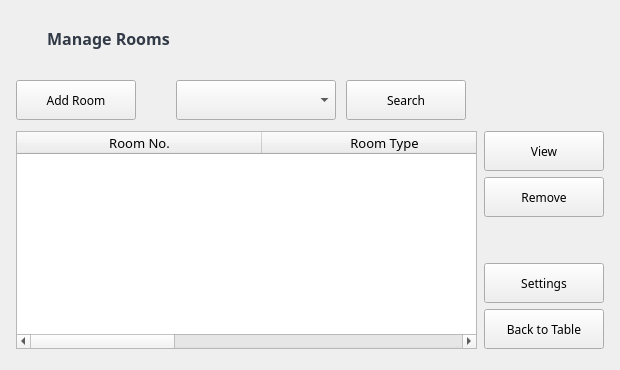
                <widget class="QWidget" name="page">
                 <layout class="QGridLayout" name="gridLayout_3">
                  <item row="1" column="0">
                   <widget class="QWidget" name="widget_10" native="true">
                    <layout class="QHBoxLayout" name="horizontalLayout_6">
                     <property name="spacing">
                      <number>0</number>
                     </property>
                     <property name="leftMargin">
                      <number>5</number>
                     </property>
                     <property name="topMargin">
                      <number>0</number>
                     </property>
                     <property name="rightMargin">
                      <number>5</number>
                     </property>
                     <property name="bottomMargin">
                      <number>5</number>
                     </property>
                     <item>
                      <widget class="QPushButton" name="btnAddRoom">
                       <property name="sizePolicy">
                        <sizepolicy hsizetype="Expanding" vsizetype="Fixed">
                         <horstretch>0</horstretch>
                         <verstretch>0</verstretch>
                        </sizepolicy>
                       </property>
                       <property name="minimumSize">
                        <size>
                         <width>120</width>
                         <height>40</height>
                        </size>
                       </property>
                       <property name="maximumSize">
                        <size>
                         <width>100</width>
                         <height>40</height>
                        </size>
                       </property>
                       <property name="font">
                        <font>
                         <family>Century Gothic</family>
                         <pointsize>9</pointsize>
                         <weight>50</weight>
                         <bold>false</bold>
                        </font>
                       </property>
                       <property name="text">
                        <string>Add Room</string>
                       </property>
                       <property name="icon">
                        <iconset>
                         <normaloff>file-plus.svg</normaloff>file-plus.svg</iconset>
                       </property>
                      </widget>
                     </item>
                     <item>
                      <spacer name="horizontalSpacer_2">
                       <property name="orientation">
                        <enum>Qt::Horizontal</enum>
                       </property>
                       <property name="sizeHint" stdset="0">
                        <size>
                         <width>40</width>
                         <height>20</height>
                        </size>
                       </property>
                      </spacer>
                     </item>
                     <item>
                      <widget class="QComboBox" name="cboSearchRoom">
                       <property name="minimumSize">
                        <size>
                         <width>160</width>
                         <height>40</height>
                        </size>
                       </property>
                       <property name="font">
                        <font>
                         <family>Century Gothic</family>
                         <pointsize>10</pointsize>
                         <weight>50</weight>
                         <bold>false</bold>
                        </font>
                       </property>
                      </widget>
                     </item>
                     <item>
                      <spacer name="horizontalSpacer_14">
                       <property name="orientation">
                        <enum>Qt::Horizontal</enum>
                       </property>
                       <property name="sizeType">
                        <enum>QSizePolicy::Fixed</enum>
                       </property>
                       <property name="sizeHint" stdset="0">
                        <size>
                         <width>10</width>
                         <height>20</height>
                        </size>
                       </property>
                      </spacer>
                     </item>
                     <item>
                      <widget class="QPushButton" name="btnSearchRoom">
                       <property name="sizePolicy">
                        <sizepolicy hsizetype="Expanding" vsizetype="Fixed">
                         <horstretch>0</horstretch>
                         <verstretch>0</verstretch>
                        </sizepolicy>
                       </property>
                       <property name="minimumSize">
                        <size>
                         <width>120</width>
                         <height>40</height>
                        </size>
                       </property>
                       <property name="maximumSize">
                        <size>
                         <width>100</width>
                         <height>40</height>
                        </size>
                       </property>
                       <property name="font">
                        <font>
                         <family>Century Gothic</family>
                         <pointsize>9</pointsize>
                        </font>
                       </property>
                       <property name="text">
                        <string>Search</string>
                       </property>
                       <property name="icon">
                        <iconset>
                         <normaloff>search.svg</normaloff>search.svg</iconset>
                       </property>
                      </widget>
                     </item>
                     <item>
                      <spacer name="horizontalSpacer">
                       <property name="orientation">
                        <enum>Qt::Horizontal</enum>
                       </property>
                       <property name="sizeType">
                        <enum>QSizePolicy::Fixed</enum>
                       </property>
                       <property name="sizeHint" stdset="0">
                        <size>
                         <width>138</width>
                         <height>20</height>
                        </size>
                       </property>
                      </spacer>
                     </item>
                    </layout>
                   </widget>
                  </item>
                  <item row="3" column="0">
                   <widget class="QWidget" name="widget_11" native="true">
                    <layout class="QGridLayout" name="gridLayout_9">
                     <property name="leftMargin">
                      <number>5</number>
                     </property>
                     <property name="topMargin">
                      <number>0</number>
                     </property>
                     <property name="rightMargin">
                      <number>5</number>
                     </property>
                     <property name="bottomMargin">
                      <number>0</number>
                     </property>
                     <property name="spacing">
                      <number>5</number>
                     </property>
                     <item row="0" column="0">
                      <widget class="QWidget" name="wdRoomsTable_3" native="true">
                       <layout class="QGridLayout" name="gridLayout_16">
                        <property name="leftMargin">
                         <number>0</number>
                        </property>
                        <property name="topMargin">
                         <number>0</number>
                        </property>
                        <property name="rightMargin">
                         <number>0</number>
                        </property>
                        <property name="bottomMargin">
                         <number>0</number>
                        </property>
                        <property name="spacing">
                         <number>0</number>
                        </property>
                        <item row="1" column="0">
                         <widget class="QTableWidget" name="tblInfo">
                          <property name="font">
                           <font>
                            <family>Century Gothic</family>
                            <pointsize>10</pointsize>
                           </font>
                          </property>
                          <property name="frameShape">
                           <enum>QFrame::StyledPanel</enum>
                          </property>
                          <property name="frameShadow">
                           <enum>QFrame::Sunken</enum>
                          </property>
                          <property name="lineWidth">
                           <number>30</number>
                          </property>
                          <property name="midLineWidth">
                           <number>0</number>
                          </property>
                          <property name="textElideMode">
                           <enum>Qt::ElideMiddle</enum>
                          </property>
                          <attribute name="horizontalHeaderCascadingSectionResizes">
                           <bool>false</bool>
                          </attribute>
                          <attribute name="horizontalHeaderDefaultSectionSize">
                           <number>245</number>
                          </attribute>
                          <attribute name="horizontalHeaderMinimumSectionSize">
                           <number>245</number>
                          </attribute>
                          <attribute name="horizontalHeaderStretchLastSection">
                           <bool>true</bool>
                          </attribute>
                          <column>
                           <property name="text">
                            <string>Room No.</string>
                           </property>
                          </column>
                          <column>
                           <property name="text">
                            <string>Room Type</string>
                           </property>
                          </column>
                          <column>
                           <property name="text">
                            <string>Room Rate</string>
                           </property>
                          </column>
                         </widget>
                        </item>
                        <item row="3" column="0">
                         <widget class="QWidget" name="widget_16" native="true">
                          <layout class="QHBoxLayout" name="horizontalLayout_16">
                           <property name="leftMargin">
                            <number>0</number>
                           </property>
                           <property name="topMargin">
                            <number>10</number>
                           </property>
                           <property name="rightMargin">
                            <number>0</number>
                           </property>
                           <property name="bottomMargin">
                            <number>0</number>
                           </property>
                          </layout>
                         </widget>
                        </item>
                        <item row="1" column="1">
                         <widget class="QWidget" name="widget_15" native="true">
                          <layout class="QVBoxLayout" name="verticalLayout_14">
                           <property name="leftMargin">
                            <number>7</number>
                           </property>
                           <property name="topMargin">
                            <number>0</number>
                           </property>
                           <property name="rightMargin">
                            <number>0</number>
                           </property>
                           <property name="bottomMargin">
                            <number>0</number>
                           </property>
                           <item>
                            <widget class="QPushButton" name="btnRoomsView">
                             <property name="minimumSize">
                              <size>
                               <width>120</width>
                               <height>40</height>
                              </size>
                             </property>
                             <property name="font">
                              <font>
                               <family>Century Gothic</family>
                               <pointsize>9</pointsize>
                               <weight>50</weight>
                               <bold>false</bold>
                              </font>
                             </property>
                             <property name="text">
                              <string>View</string>
                             </property>
                             <property name="icon">
                              <iconset>
                               <normaloff>file.svg</normaloff>file.svg</iconset>
                             </property>
                            </widget>
                           </item>
                           <item>
                            <widget class="QPushButton" name="btnRMdelete">
                             <property name="minimumSize">
                              <size>
                               <width>120</width>
                               <height>40</height>
                              </size>
                             </property>
                             <property name="maximumSize">
                              <size>
                               <width>16777215</width>
                               <height>16777215</height>
                              </size>
                             </property>
                             <property name="font">
                              <font>
                               <family>Century Gothic</family>
                               <pointsize>9</pointsize>
                               <weight>50</weight>
                               <bold>false</bold>
                              </font>
                             </property>
                             <property name="text">
                              <string>Remove</string>
                             </property>
                             <property name="icon">
                              <iconset>
                               <normaloff>delete_icon.png</normaloff>delete_icon.png</iconset>
                             </property>
                            </widget>
                           </item>
                           <item>
                            <spacer name="verticalSpacer_3">
                             <property name="orientation">
                              <enum>Qt::Vertical</enum>
                             </property>
                             <property name="sizeHint" stdset="0">
                              <size>
                               <width>20</width>
                               <height>40</height>
                              </size>
                             </property>
                            </spacer>
                           </item>
                           <item>
                            <widget class="QPushButton" name="btnRoomSettings">
                             <property name="minimumSize">
                              <size>
                               <width>120</width>
                               <height>40</height>
                              </size>
                             </property>
                             <property name="font">
                              <font>
                               <family>Century Gothic</family>
                               <pointsize>9</pointsize>
                               <weight>50</weight>
                               <bold>false</bold>
                              </font>
                             </property>
                             <property name="text">
                              <string>Settings</string>
                             </property>
                             <property name="icon">
                              <iconset>
                               <normaloff>settings.svg</normaloff>settings.svg</iconset>
                             </property>
                            </widget>
                           </item>
                           <item>
                            <widget class="QPushButton" name="btnBacktoTableRoom">
                             <property name="minimumSize">
                              <size>
                               <width>120</width>
                               <height>40</height>
                              </size>
                             </property>
                             <property name="font">
                              <font>
                               <family>Century Gothic</family>
                               <pointsize>9</pointsize>
                               <weight>50</weight>
                               <bold>false</bold>
                              </font>
                             </property>
                             <property name="text">
                              <string>Back to Table</string>
                             </property>
                             <property name="icon">
                              <iconset>
                               <normaloff>arrow-left.svg</normaloff>arrow-left.svg</iconset>
                             </property>
                            </widget>
                           </item>
                          </layout>
                         </widget>
                        </item>
                       </layout>
                      </widget>
                     </item>
                    </layout>
                   </widget>
                  </item>
                  <item row="0" column="0">
                   <widget class="QWidget" name="widget_5" native="true">
                    <property name="minimumSize">
                     <size>
                      <width>0</width>
                      <height>63</height>
                     </size>
                    </property>
                    <property name="maximumSize">
                     <size>
                      <width>16777215</width>
                      <height>63</height>
                     </size>
                    </property>
                    <layout class="QGridLayout" name="gridLayout_40">
                     <property name="leftMargin">
                      <number>3</number>
                     </property>
                     <property name="topMargin">
                      <number>0</number>
                     </property>
                     <property name="rightMargin">
                      <number>0</number>
                     </property>
                     <item row="0" column="0">
                      <widget class="QWidget" name="widget_61" native="true">
                       <layout class="QGridLayout" name="gridLayout_39">
                        <property name="leftMargin">
                         <number>5</number>
                        </property>
                        <property name="topMargin">
                         <number>0</number>
                        </property>
                        <property name="rightMargin">
                         <number>5</number>
                        </property>
                        <property name="bottomMargin">
                         <number>0</number>
                        </property>
                        <property name="spacing">
                         <number>0</number>
                        </property>
                        <item row="0" column="1">
                         <widget class="QLabel" name="label_43">
                          <property name="font">
                           <font>
                            <family>Century Gothic</family>
                            <pointsize>12</pointsize>
                            <weight>75</weight>
                            <bold>true</bold>
                           </font>
                          </property>
                          <property name="styleSheet">
                           <string notr="true">color: rgb(49, 58, 70);</string>
                          </property>
                          <property name="text">
                           <string> Manage Rooms</string>
                          </property>
                         </widget>
                        </item>
                        <item row="0" column="2">
                         <spacer name="horizontalSpacer_19">
                          <property name="orientation">
                           <enum>Qt::Horizontal</enum>
                          </property>
                          <property name="sizeHint" stdset="0">
                           <size>
                            <width>40</width>
                            <height>20</height>
                           </size>
                          </property>
                         </spacer>
                        </item>
                        <item row="0" column="0">
                         <widget class="QLabel" name="label_32">
                          <property name="minimumSize">
                           <size>
                            <width>24</width>
                            <height>24</height>
                           </size>
                          </property>
                          <property name="maximumSize">
                           <size>
                            <width>24</width>
                            <height>24</height>
                           </size>
                          </property>
                          <property name="text">
                           <string/>
                          </property>
                          <property name="pixmap">
                           <pixmap>folder.svg</pixmap>
                          </property>
                          <property name="scaledContents">
                           <bool>true</bool>
                          </property>
                         </widget>
                        </item>
                       </layout>
                      </widget>
                     </item>
                    </layout>
                   </widget>
                  </item>
                 </layout>
                </widget>
